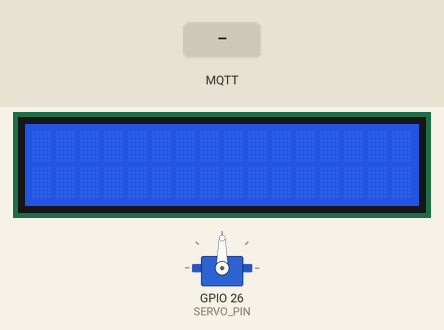
Simulated run of this sketch. Board: ESP32. Parts: 16×2 character LCD, servo. Inputs (shaded band) come from the test bench. WiFi joins after 1.5 s; servers stay silent unless stated; random numbers use the default seed unless the sketch sets one; no MQTT or app messages arrive unless stated; what the sketch prints to the serial monitor is not drawn.

Above: at 3.3 s.
3.4 s: MQTT message "on" arrives on the first subscribed topic
At 4.4 s:
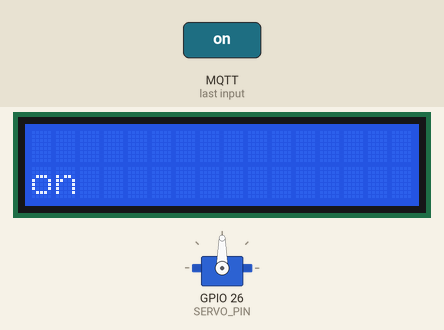
4.9 s: MQTT message "1" arrives on the first subscribed topic
At 5.5 s:
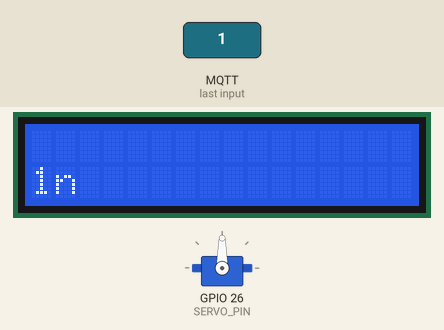
6.4 s: MQTT message "off" arrives on the first subscribed topic
At 6.7 s:
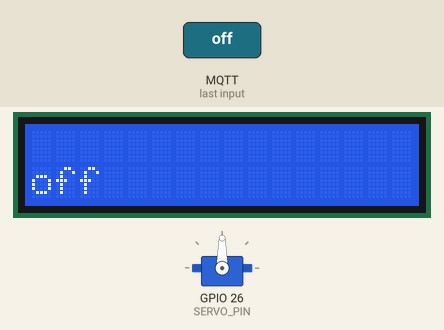
7.9 s: MQTT message "0" arrives on the first subscribed topic
At 8.9 s:
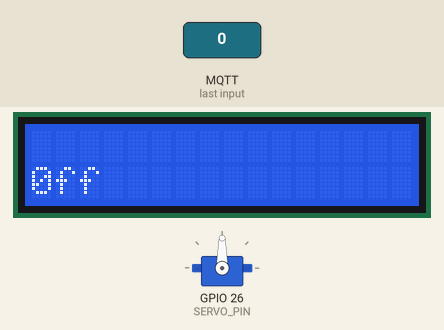
9.4 s: MQTT message "on" arrives on the first subscribed topic
At 10.1 s:
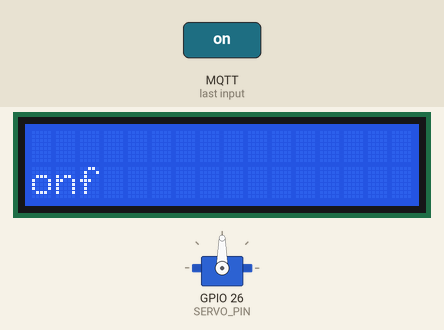
10.9 s: MQTT message "2" arrives on the first subscribed topic
At 11.2 s:
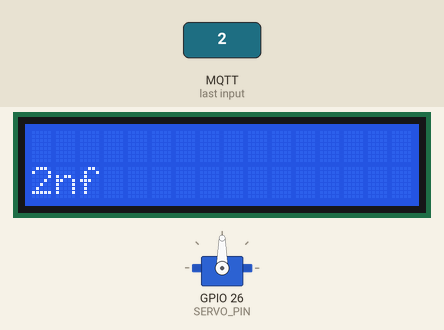
Timing chart, 0 to 13.4 s (numbered marks = the images above; inputs shaded):
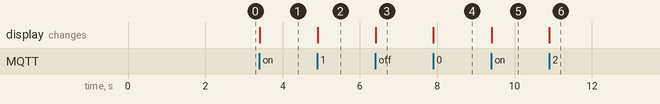

Measured:
- after the input at 3.4 s, the display: changes at once (image 1)
- after the input at 4.9 s, the display: changes at once (image 2)
- after the input at 6.4 s, the display: changes at once (image 3)
- after the input at 7.9 s, the display: changes at once (image 4)
- after the input at 9.4 s, the display: changes at once (image 5)
- after the input at 10.9 s, the display: changes at once (image 6)

The sketch:

ESP32.ino
```cpp
#include <LiquidCrystal_I2C.h>
#include <Wire.h>
#include <WiFi.h>
#include <PubSubClient.h>
#include <ESP32Servo.h>

#define SERVO_PIN 26 // ESP32 pin GIOP26 connected to servo motor
LiquidCrystal_I2C lcd(0x27,16,2);
Servo servoMotor;
const char* ssid = "LAPTOP-DIDI";
const char* password = "DidacContra";
const char* mqtt_server = "test.mosquitto.org";
unsigned long messageTimeColdoown = millis();
long intervalTimeMQTT= 1500;

WiFiClient espClient;
PubSubClient client(espClient);
long lastMsg=0;
char msg[50];

void reconnect() {
  // Loop until we're reconnected
  while (!client.connected()) {
    Serial.print("Attempting MQTT connection...");
    // Create a random client ID
    String clientId = "ESP32Client";
    clientId += String(random(0xffff), HEX);
    // Attempt to connect
    if (client.connect(clientId.c_str())) {
      Serial.println("connected");
      // Once connected, publish an announcement...
      client.subscribe("didacLazo");
    } else {
      Serial.print("failed, rc=");
      Serial.print(client.state());
      Serial.println(" try again in 5 seconds");
      // Wait 5 seconds before retrying
      delay(5000);
    }
  }
}

void callback(char* topic, byte* payload, unsigned int length) {
  payload[length] = '\0'; // Add a NULL to the end of the char* to make it a string.
  //int aNumber = atoi((char *)payload);
  String message =(char *)payload;
  Serial.print("Message arrived in topic: ");
  Serial.println(topic);
  lcd.setCursor(0,1);
  lcd.print(message);
  /*
  if(aNumber != 0){
    lcd.clear();
    lcd.print(aNumber);
    if(aNumber > 90){
      for (int pos = 0; pos <= 180; pos += 1) {
        servoMotor.write(pos);
        delay(15); // waits 15ms to reach the position
        if(pos == 180){
          //lcd.clear();
          //lcd.print("Danger BPM");
        }
      }
    }else{
      for (int pos = 180; pos >= 0; pos -= 1) {
        servoMotor.write(pos);
        delay(15); // waits 15ms to reach the position
        if(pos == 0){
          //lcd.clear();
          //lcd.print("Reached 0 degrees");
        }
      }
    }
  }
  */
  Serial.print("Message:");
  for (int i = 0; i < length; i++) {
    Serial.print((char)payload[i]);
  }
  Serial.println();
  Serial.println("-----------------------");
}
void setup() {
  Serial.begin(115200);
  lcd.begin();
  lcd.clear();
  servoMotor.attach(SERVO_PIN);  // attaches the servo on ESP32 pin
  WiFi.begin(ssid, password);

  while (WiFi.status() != WL_CONNECTED) {
    delay(1000);
    Serial.println("Connecting to WiFi..");
  }
  Serial.println("Connected to the WiFi network");

  client.setServer(mqtt_server, 1883);
  client.setCallback(callback);

  while (!client.connected()) {
    Serial.println("Connecting to MQTT...");

    if (client.connect("ESP32Client")) {

      Serial.println("connected");

    } else {

      Serial.print("failed with state ");
      Serial.print(client.state());
      delay(2000);

    }
  }

  client.subscribe("didacLazo");
}

void loop() {
  if (!client.connected()) {
    reconnect();
  }
  client.loop();
}
```
